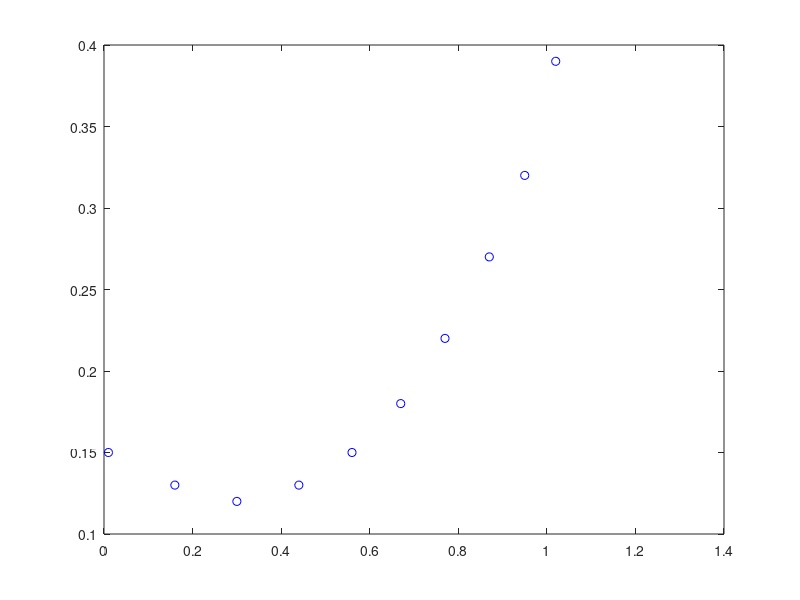
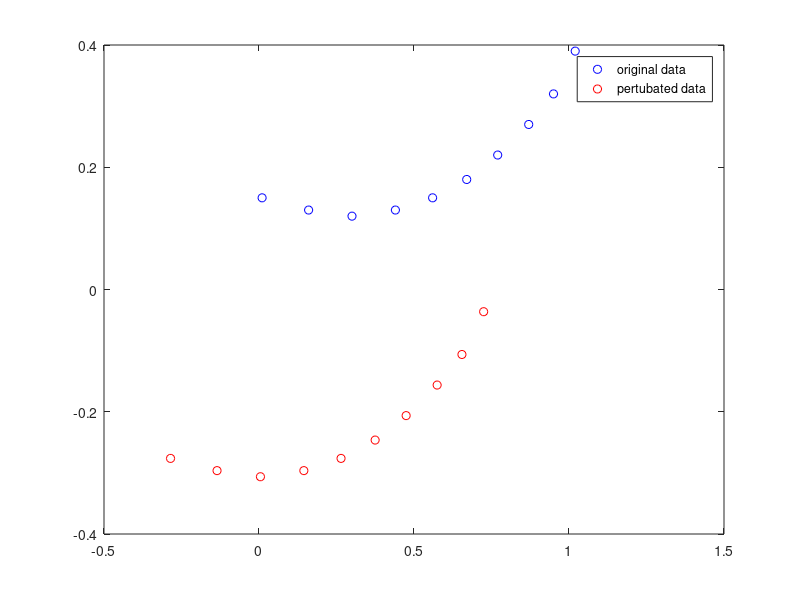

Reproduce these figures in MATLAB, in order.
%%  Homework #5
%   Ian Blackstone, Helena-Nikolai Fujishin
%   Math 365, Fall 2016
%%  Problems
function hmwk1()
hmwk_problem(@prob2,'prob2');
hmwk_problem(@prob3,'prob3');
hmwk_problem(@prob4,'prob4');
end
function hmwk_problem(prob,msg)
try
    prob()
    fprintf('% s : Success!\n',msg);
catch me
    fprintf('% s : Something went wrong.\n',msg);
    fprintf('% s\n',me.message);
end
fprintf('\n');
end

%%  Problem #1 :Oscillatory Data Fitting NCM 5.8
function prob1()
% In the problem we were given the data:
tdata = [1:25];
ydata = [5.0291 6.5099 5.3666 4.1272 4.2948 6.1261 12.5140 10.0502 9.1614 7.5677 7.2920 10.0357 11.0708 13.4045 12.8415 11.9666 11.0765 11.7774 14.5701 17.0440 17.0398 15.9069 15.4850 15.5112 17.6572];
y1 = ydata';
% We know that the system is set up like y=Bt where B is a column vector of 
% our coeffiencts Beta(1) and Beta(2) to fit the linear equation y= Beta(1)+Beta(2)*t

% PART A
t1 = ones(length(tdata),1); %  We create a new vector to be our t for the y=Bt 
%  by creating a column of ones...
tnew =[t1 , tdata']; % ...and then setting it so that we have a column of 
%  ones next to a column made of tdata
B = tnew\y1; %  To solve for our coefficients we use the backslash operator
y2 =B(1)+(B(2).*tdata); %  And plug it into our equation setting the new equation
plot(tdata,ydata,'bo',tdata,y2,'r-'); %  We plot our data points and our given line
title('Fitting Oscillatory Data')
ylabel('y values')
xlabel('t data')
legend('Original Data','Fit Line')

% Need to plot residuals 
plot(tdata,ydata-y2,'r*')
title('Residuals')

% PART B
% We discard the outlier by hand, note changes to some variables:
tdata2=tdata;
ydata2=ydata;
ydata2(7)=[];
tdata2(7) = [];
y1 = ydata2';
t1 = ones(length(tdata2),1);
tnew =[t1 , tdata2'];
B = tnew\y1;
y2new =B(1)+(B(2).*tdata2);
% We plot the residuals again and note the differences:
plot(tdata2,ydata2,'bo',tdata2,y2new,'r-');% We plot our data points and our given line without outlier
title('Fitting Oscillatory Data Excluding Outliers')
ylabel('y values')
xlabel('t data')
legend('Original Data- Without Outlier','Fit Line')
% Need to plot residuals 
plot(tdata2,ydata2-y2new,'r*')
title('Residuals Excluding Outlier')

% PART C
% We fit the data, excluding the outlier, to
% y(t)=Beta(1)+Beta(2)t+Beta(3)sin(t)
tnow = [ones(length(tdata2),1), tdata2', sin(tdata2')]; % We make our new matrix without the outlier for t
B = tnow\y1;
y3 =B(1)+(B(2).*tnow)+(B(3).*sin(tnow));
plot(tdata2,ydata2,'bo',tnow,y3,'r-');% We plot our data points and our given line without outlier
title('Fitting Oscillatory Data Excluding Outliers')
ylabel('y values')
xlabel('t data')
legend('Original Data- Without Outlier','Fit Line')

% PART D
% We evaluate our equation above over [0,26], including the outlier marked
% with *
tt=linspace(0,26,100);
yy =B(1)+(B(2).*tt)+(B(3).*sin(tt));
% The question says to plot the third fit on a finer grid, but it doesn't
% say whether or not to include the outliner, only to mark it so that is
% what I have done:
plot(tdata(7),ydata(7),'b*',tdata2,ydata2,'o',tt,yy,'-')
legend('outlier','data excluding outlier','best fit line without outlier')
end

%%  Problem #2 : Longley Data Set NCM 5.11
function prob2()
load longley.dat
y = longley(:,1);
X = longley(:,2:7);
X1 =[ones(length(X),1),X];
% PART A 
% Use backslash operator to compute our Bs
B=X1\y;
% PART B
% Compare our Bs with the known Bs
% I will do this by calculating the errors:
KnownB= [-3482258.63459582; 15.0618722713733; -0.358191792925910e-01; -2.02022980381683;  -1.03322686717359;-0.511041056535807e-01; 1829.15146461355];
error = ((KnownB-B)./KnownB)*100;
plot(0:6,error','ro')
legend('Percent Errors of B versus Known B')
xlabel('Corresponds to B(j) where j=0:6')
ylabel('((KnownB-B)./KnownB)*100')
% PART C
% Use errorbar to plot y with error bars whose magnitude is the difference
% between y and the least squares fit
lsf=X1*B;
errorbar(y,y-lsf);
title('Error between y and least squares fit')

% PART D
% Use corrcoef to compute the correlation coefficients for X without the 
% column of 1’s. Which variables are highly correlated?
coefs = corrcoef(X);
% I dont exactly understand what this is asking for or how to do it.


% PART E
% Normalize the vector y so that its mean is zero and its standard deviation
% is one.
y = y - mean(y(:));
y = y/std(y(:));
% Do the same thing to the columns of X. Now plot all seven normalized
% variables on the same axis. Include a legend.
X = X - mean(X(:));
X = X/std(X(:));
n=linspace(-10,10,16);
plot(n,y,'r*',n,X(:,1),'bo',n,X(:,2),'go',n,X(:,3),'b+',n,X(:,4),'co',n,X(:,5),'kd',n,X(:,6),'k*')
title('Normalized Variables..Problem 5.11 NCM')
ylabel('Variables from columns of y and X')
xlabel('n=linspace(-5,5,16)')
legend('y','X(:,1)','X(:,2)','X(:,3)','X(:,4)','X(:,5)','X(:,6)')
end

%%  Problem #3 : Fitting Planetary Orbits NCM 5.12
function prob3()
x = [1.02 .95 .87 .77 .67 .56 .44 .30 .16 .01]';
y = [0.39 .32 .27 .22 .18 .15 .13 .12 .13 .15]';

% PART A
% Determine the coefficients in the quadratic form that fits these data in 
% the least squares sense by setting one of the coefficients equal to one and
% solving a 10-by-5 overdetermined system of linear equations for the other
% five coefficients. Plot the orbit with x on the x-axis and y on the y-axis.
% Superimpose the ten data points on the plot.
M=[(x.^2), (x.*y) (y.*y) x y]
t=ones(10,1)*-1;
c=M\t;
Z= c(1)*x.^2 + c(2)*x.*y + c(3)*y.^2 + c(4)*x + c(5)*y+1% Maybe you can help me figure out why meshplot and contour isn't working?
[X,Y] = meshgrid(min(x):10:max(x),min(y):10:max(y));
figure
plot(x,y,'bo')

% PART B
% (b) This least squares problem is nearly rank deficient. To see what effect this
% has on the solution, perturb the data slightly by adding to each coordinate
% of each data point a random number uniformly distributed in the interval
% [?.0005, .0005]. Compute the new coefficients resulting from the perturbed
% data. Plot the new orbit on the same plot with the old orbit. Comment on
% your comparison of the sets of coefficients and the orbits.
xnew= x+((rand)-(0.5));
ynew= y+((rand)-(0.5));
Mnew=[(xnew.^2), (xnew.*ynew) (ynew.*ynew) xnew ynew]
tnew=ones(10,1)*-1;
cnew=Mnew\tnew;
Znew= cnew(1)*xnew.^2 + cnew(2)*xnew.*ynew + cnew(3)*ynew.^2 + cnew(4)*xnew + cnew(5)*ynew+1
% I think I need to do Meshgrid again but it isn't working for the first one
% so I am just going to consult the all-powerful Ian..
[Xnew,Ynew] = meshgrid(min(xnew):10:max(xnew),min(ynew):10:max(ynew));
figure
plot(x,y,'bo',xnew,ynew,'ro')
legend('original data','pertubated data')
end


%%  Problem #4 : Simpson's Rule
function prob4()
% PART A
% Use Matlab’s symbolic tool box to obtain exact answers to I(f1) (and
% I(f2))
f1 = @(x) (-1.+x).^2.*exp(-x.^2)
f2 = @(x) 2*(1./(1.+x).^2)
I1a = integral(f1,-1,1)
I2a = integral(f2,-1,1)

% PART B
% Write Matlab Function for approximating a general integral. 
function I = simps(f,a,b,n)
%  The function implements Simpson's rule
h = (b-a)/n;
x = zeros(1,n+1);
x(1) = a;
x(n+1) = b;
p = 0;
q = 0;
%  Define the x-vector
for i = 2:n
    x(i) = a + (i-1)*h;
end
%  Define the terms to be multiplied by 4
for i = 2:((n+1)/2)
    p = p + (f(x(2*i -2)));
end
%  Define the terms to be multiplied by 2
for i = 2:((n-1)/2)
    q = q + (f(x(2*i -1)));
end
%  Calculate final output
x = (h/3)*(f(a) + 2*q + 4*p + f(b));
end

% I1b = simps(f1,-1,1,4)
I2b = simps(f1,-1,1,30)

% PART C
% Using your Simpson’s rule method from part (a), compute an approximation to I(f1) and
% I(f2) for n = 4, 8, 16, 32, 64, 128.

% Report the magnitude of the error in these approximations for each n in a nice table.

% Produce a plot of the magnitude of the error vs. 1/n (on a log-log scale).

% For the I(f1) verify that the error is decreasing like O(1/n4).

% Does this rate of decrease in the error appear to be true for I(f2)? 

% What rate does the error appear to decrease for this integral?
end